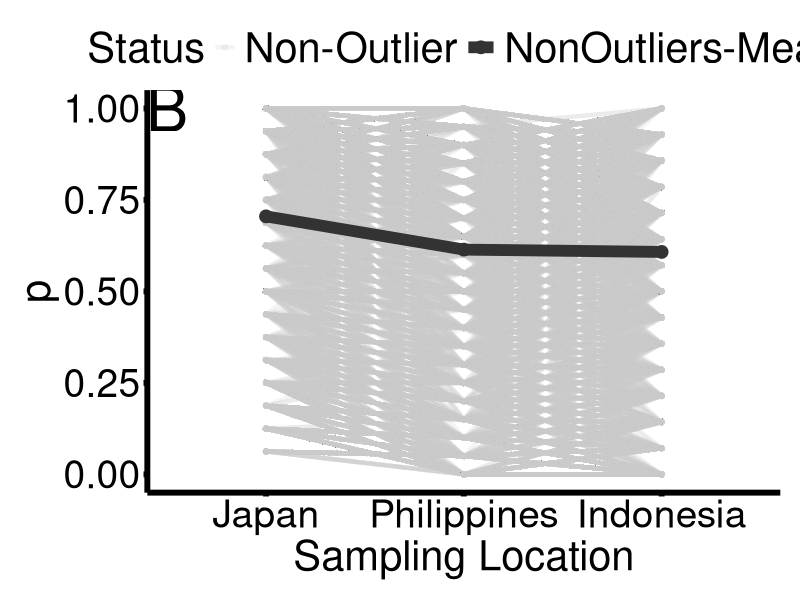
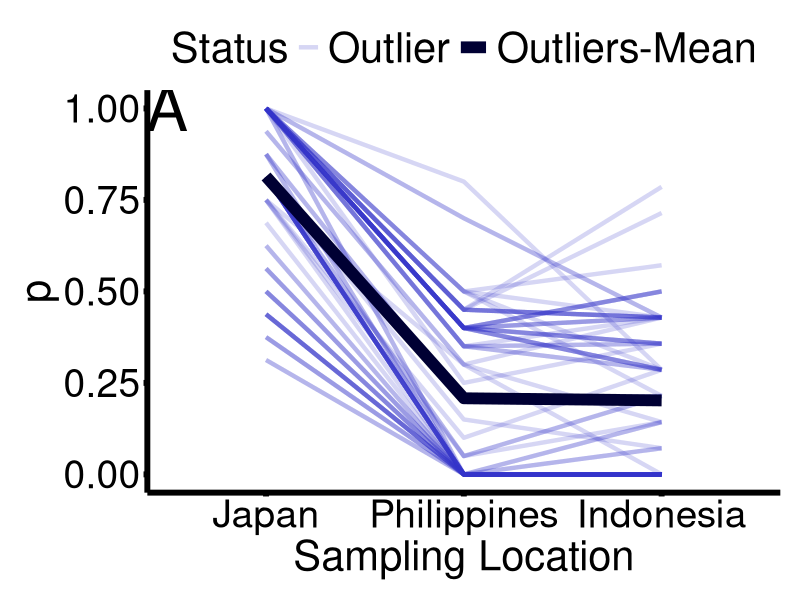
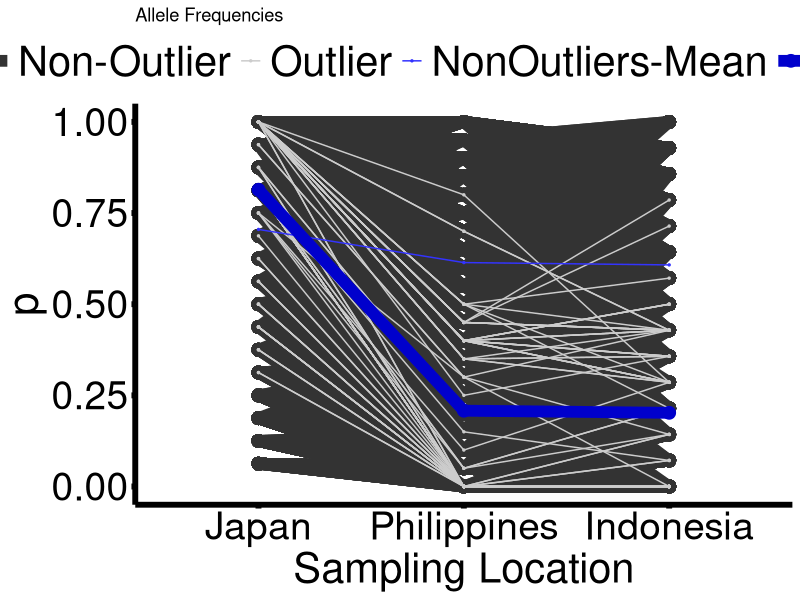
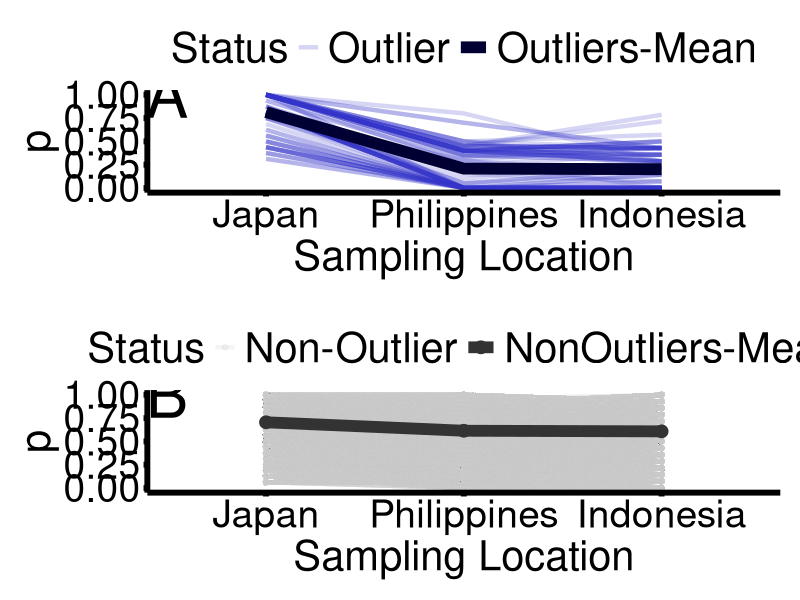

Source code (R) for these figures, in order:
############################################# Script for creating allele frequency line plots ###################################################

#allele frequencies at each location for different sets of loci (loci associated with diff SST env variables)
#includes plot of mean allele frequencies for all 4212 loci
#allele frequencies are polarized so J is highest

#################################################################################################################################################

######## Set-up ########

#set working directory
setwd("C:/Users/rclar/Dropbox/Pinsky_Lab/Transcriptome_Proj/R_scripts/A_clarkii_transcriptomics/")
getwd()

remove(list = ls())

#loading libraries
library(readr)
library(tidyverse)
library(gridExtra)

#read in data
allele_freqs <- read_csv("Data/polarized_allele_freqs.csv", col_names = TRUE)
  colnames(allele_freqs) <- c("Number", "Contig_bp", "p", "Status", "Pop")

#################################################################################################################################################

######## Allele frequency plots ########

allele_freqs$Pop2 <- factor(allele_freqs$Pop, levels = c("Japan", "Philippines", "Indonesia")) #ordering X-axis
allele_freqs$Status <- factor(allele_freqs$Status, c("Outliers-Mean", "NonOutliers-Mean", "Outlier", "Non-Outlier"))

#no outlier loci AF plot
allele_freqs_NO_only <- subset(allele_freqs, Status == "Non-Outlier" | Status == "NonOutliers-Mean")
allele_freqs_NO_plot <- ggplot(data = allele_freqs_NO_only, aes(x = Pop2, y = p, group = Contig_bp, color = Status, size = Status)) + 
  geom_line(data = subset(allele_freqs_NO_only, Status == "Non-Outlier"), alpha = 0.2) + geom_point(data = subset(allele_freqs_NO_only, Status == "Non-Outlier"), alpha = 0.2) + 
  geom_line(data = subset(allele_freqs_NO_only, Status == "NonOutliers-Mean")) + geom_point(data = subset(allele_freqs_NO_only, Status == "NonOutliers-Mean"))
allele_freqs_NO_plot_annotated <- allele_freqs_NO_plot + theme_bw() + 
  labs(title = "Allele Frequencies", y = "p", x = "Sampling Location") + 
  scale_size_manual(values = c(1.5, 4)) + scale_color_manual(values = c("#CCCCCC", "#333333")) + 
  annotate("text", x = 0.5, y = 1, label = "B", size = 16) + 
  theme(panel.border = element_blank(), panel.grid.major = element_blank(),
        panel.grid.minor = element_blank(), axis.line = element_line(size = 2), 
        axis.ticks = element_line(color = "black", size = 2), 
        axis.text = element_text(size = 28, color = "black"), 
        axis.title = element_text(size = 30), legend.position = "top",
        plot.title = element_blank(), plot.margin = unit(c(.5,.5,.5,.5), "cm"),
        legend.text = element_text(size = 30), legend.title = element_text(size = 30))
allele_freqs_NO_plot_annotated

#outlier only AF plot
allele_freqs_outlier_only <- subset(allele_freqs, Status == "Outlier" | Status == "Outliers-Mean")
allele_freqs_outlier_plot <- ggplot(data = allele_freqs_outlier_only, aes(x = Pop2, y = p, group = Contig_bp, color = Status, size = Status)) + 
  geom_line(data = subset(allele_freqs_outlier_only, Status == "Outlier"), alpha = 0.2) + 
  geom_line(data = subset(allele_freqs_outlier_only, Status == "Outliers-Mean"))
allele_freqs_outlier_annotated <- allele_freqs_outlier_plot + theme_bw() + 
  labs(title = "Allele Frequencies", y = "p", x = "Sampling Location") + 
  scale_size_manual(values = c(1.5, 4)) + scale_color_manual(values = c("#3333CC", "#000033")) + 
  annotate("text", x = 0.5, y = 1, label = "A", size = 16) + 
  theme(panel.border = element_blank(), panel.grid.major = element_blank(),
        panel.grid.minor = element_blank(), axis.line = element_line(size = 2), 
        axis.ticks = element_line(color = "black", size = 2), 
        axis.text = element_text(size = 28, color = "black"), 
        axis.title = element_text(size = 30), legend.position = "top",
        plot.title = element_blank(), plot.margin = unit(c(.5,.5,.5,.5), "cm"),
        legend.text = element_text(size = 30), legend.title = element_text(size = 30))
allele_freqs_outlier_annotated

#all loci AF plot
allele_freqs_plot <- ggplot(data = allele_freqs, aes(x = Pop2, y = p, group = Contig_bp, color = Status, size = Status)) + 
  geom_line(data = subset(allele_freqs, Status == "Non-Outlier")) + geom_point(data = subset(allele_freqs, Status == "Non-Outlier")) + 
  geom_line(data = subset(allele_freqs, Status == "Outlier")) + geom_point(data = subset(allele_freqs, Status == "Outlier")) + 
  geom_line(data = subset(allele_freqs, Status == "NonOutliers-Mean")) + geom_point(data = subset(allele_freqs, Status == "NonOutliers-Mean")) + 
  geom_line(data = subset(allele_freqs, Status == "Outliers-Mean")) + geom_point(data = subset(allele_freqs, Status == "Outliers-Mean")) 
allele_freqs_plot_annotated <- allele_freqs_plot + theme_bw() + 
  labs(title = "Allele Frequencies", y = "p", x = "Sampling Location") + 
  scale_size_manual(values = c(4, 0.5, 0.5, 4)) + scale_color_manual(values = c("#333333", "#CCCCCC", "#3333FF", "#0000CC")) + 
  theme(panel.border = element_blank(), panel.grid.major = element_blank(),
        panel.grid.minor = element_blank(), axis.line = element_line(size = 2), 
        axis.ticks = element_line(color = "black", size = 2), 
        axis.text = element_text(size = 28, color = "black"), 
        axis.title = element_text(size = 30), legend.position = "top", 
        legend.text = element_text(size = 30), legend.title = element_text(size = 30))
allele_freqs_plot_annotated

#arrange plots together
AF_all_plot <- grid.arrange(allele_freqs_outlier_annotated, allele_freqs_NO_plot_annotated, ncol = 1)
AF_all_plot
